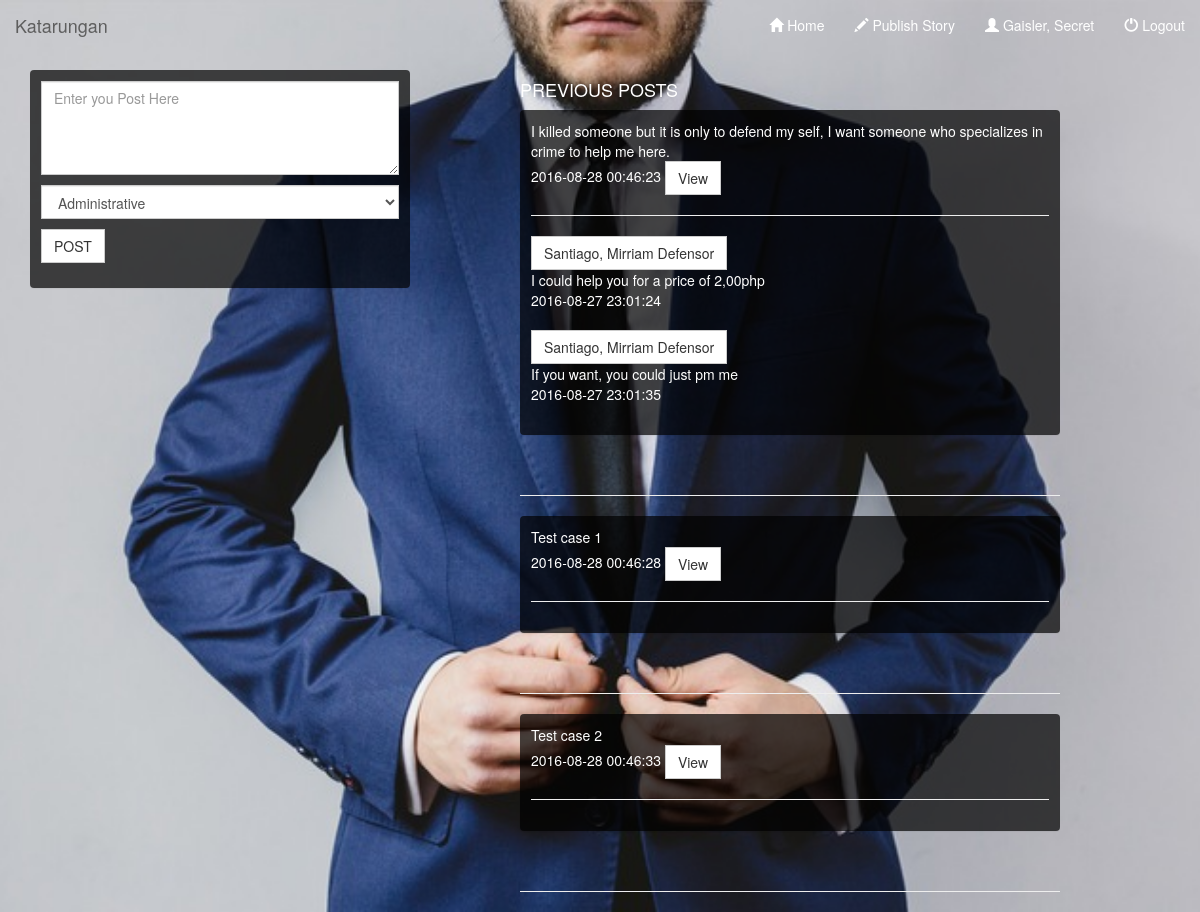
Screenshot of /clientPanel.php (signed in) with the database file from the repository.
### tables this page shows
CREATE TABLE `tblpost` (
  `postID` int(11) NOT NULL,
  `userID` text NOT NULL,
  `postDescription` text NOT NULL,
  `postTimeStamp` text NOT NULL,
  `postSpecialization` text NOT NULL
);

CREATE TABLE `tblbidding` (
  `bidID` int(11) NOT NULL,
  `postID` text NOT NULL,
  `lawyerID` text NOT NULL,
  `bidMessage` text NOT NULL,
  `bidTime` timestamp NOT NULL DEFAULT CURRENT_TIMESTAMP ON UPDATE CURRENT_TIMESTAMP
);

CREATE TABLE `tbllawyer` (
  `lawyerID` int(11) NOT NULL,
  `lawyerUsername` varchar(100) NOT NULL,
  `lawyerPassword` varchar(10) NOT NULL,
  `lawyerLastName` varchar(100) NOT NULL,
  `lawyerFirstName` varchar(100) NOT NULL,
  `lawyerMiddleName` varchar(100) NOT NULL,
  `firmAssociatedTo` varchar(1000) NOT NULL,
  `firmAddress` varchar(1000) NOT NULL,
  `specialization` varchar(1000) NOT NULL,
  `locationLawyers` varchar(10000) NOT NULL,
  `casesWon` varchar(1000) NOT NULL,
  `status` varchar(10) NOT NULL
);

### clientPanel.php (the view, shortened to what this page needs)
<?php include ('HEADER.php');
?>
<div class="container ">
<div class="col-md-4 panel">
	<form action = '' method = 'POST'>
		<textarea class="form-control" rows = '4' cols = '50' name = 'comment' placeholder = 'Enter you Post Here'></textarea>
		<select class="form-control" name = 'specialization' style="margin-top:10px;">
		<option value = 'Administrative'>Administrative</option>
		</select>
		<input style="margin-top:10px;" class="btn btn-default" type = 'submit' value = 'POST' name = 'submit'>
	</form>
</div>
<div class="col-md-6 col-md-offset-1 ">
<form action="" method="POST">
<h4>PREVIOUS POSTS</h4>
	<?php
	$getUserPosts = mysqli_query($conn, " SELECT * FROM tblpost WHERE userID LIKE '$_SESSION[userID]'  ");
	while($row = mysqli_fetch_assoc($getUserPosts))
	{
	?>
		<div class="panel">
			<?php echo $row['postDescription'] ."<br>" .$row['postTimeStamp']; ?> <button class="btn btn-default" type = 'submit' value = '<?php echo $row['postID']; ?>' name = 'view'> View</button>
			<hr>
			<div>
				<?php
				$getBiddings = mysqli_query($conn, "SELECT * FROM tblbidding JOIN tbllawyer USING (lawyerID) WHERE postID = '$row[postID]' " );
				while($row2 = mysqli_fetch_assoc($getBiddings))
				{
				?>
				<div>
					<button class="btn btn-default" type="submit" value="<?php echo $row2['lawyerID']; ?>" name="viewProfile"><?php echo $row2['lawyerLastName'] .", " .$row2['lawyerFirstName'] ." " .$row2['lawyerMiddleName']; ?></button> <br>
					<?php echo $row2['bidMessage']; ?> <br>
					<?php echo $row2['bidTime']; ?>
				</div>
				<br>
				<?php
				}
				?>
			</div>
		</div>
		<br>
		<hr>
	<?php
	}
	?>
</form>
</div>
</div>

### HEADER.php (style rules this page uses)
body { background: url('images/bg_2880.jpg') no-repeat center center fixed; -webkit-background-size: cover; -moz-background-size: cover; -o-background-size: cover; background-size: cover; color: white; }
.form-control { display: block; width: 100%; height: 34px; padding: 6px 12px; font-size: 14px; line-height: 1.42857143; color: #555; background-color: #fff; background-image: none; border-radius: 0px; -webkit-box-shadow: inset 0 1px 1px rgba(0,0,0,.075); box-shadow: inset 0 1px 1px rgba(0,0,0,.075); -webkit-transition: border-color ease-in-out .15s,-webkit-box-shadow ease-in-out .15s; -o-transition: border-color ease-in-out .15s,box-shadow ease-in-out .15s; transition: border-color ease-in-out .15s,box-shadow ease-in-out .15s; }
.btn { border-radius: 0; }

### clientPanel.php (style rules this page uses)
body { color:white; }
.panel { background: url('images/tile.png'); padding:10px; }

### rows the page displays
tblpost: postDescription "I killed someone but it is only to defend my self, I want someone who specializes in crime to help me here.", postTimeStamp "2016-08-28 00:46:23", $row['postID'] 11 (drawn)
tblbidding: lawyerID.lawyerLastName "Santiago", lawyerID.lawyerFirstName "Mirriam", lawyerID.lawyerMiddleName "Defensor", bidMessage "I could help you for a price of 2,00php", bidTime "2016-08-27 23:01:24"
tblbidding: lawyerID.lawyerLastName "Santiago", lawyerID.lawyerFirstName "Mirriam", lawyerID.lawyerMiddleName "Defensor", bidMessage "If you want, you could just pm me", bidTime "2016-08-27 23:01:35"
tblpost: postDescription "Test case 1", postTimeStamp "2016-08-28 00:46:28", $row['postID'] 12 (drawn)
tblpost: postDescription "Test case 2", postTimeStamp "2016-08-28 00:46:33", $row['postID'] 13 (drawn)

### other values shown
$_SESSION['userName'] "Gaisler, Secret"
